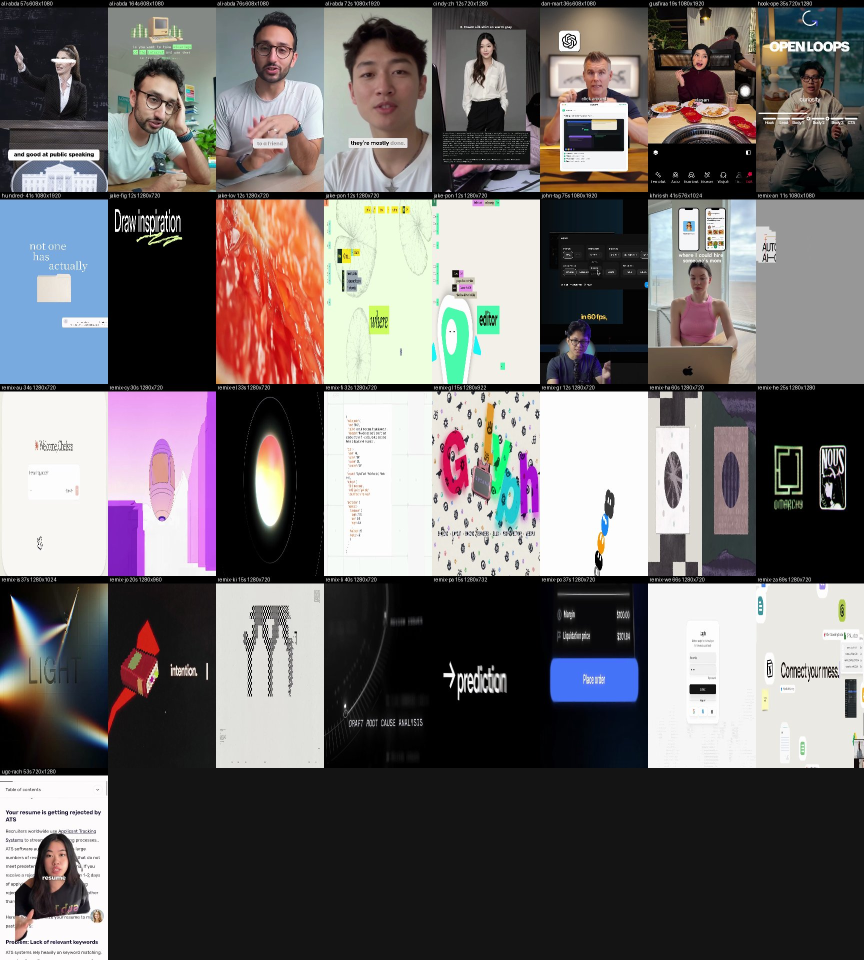
#> input picture docs/make_tab_feed_33.jpg, 1728 x 1920 px (shown at 1/2 size)
$ python -i stills.py   (imports and definitions only)
#> lines starting #> are read from the running program, lines starting #| are printed output that depends on the picture
#> further down, picture is the input picture: PIL image 1728x1920 RGB; mean R, G, B 109.5, 105.2, 105.7
"""Still-image providers for the shot list.

  folder    images already in <run>/img (e.g. generated with Higgsfield `gpt_image_2_5`, 0.25 credit each)
  free      (default) Cloudflare FLUX if CLOUDFLARE_* keys are set, else Pollinations (keyless). STILLS=folder disables generation.
              Smoke test:  python -m app.stills gen "test prompt" out.jpg

Quality contract: every image must be looked at before use (skills/shorts-visual-direction). Missing images raise with the
exact prompts to generate, so a run can never silently fall back to flat graphics.
"""
from __future__ import annotations

import base64
import json
import os
import re
import sys
from pathlib import Path

# [5 lines not run here, left out]


# [56 lines left out: functions _fit, flux, pollinations, not called in this run]


STYLE = {"prompt", "photoreal", "photorealistic", "cinematic", "image", "shot", "view", "dramatic", "lighting", "light", "ultra", "detailed", "highly", "background",
         "style", "realistic", "closeup", "close-up", "wide", "angle", "aerial", "macro", "top-down", "silhouette", "soft", "natural", "documentary", "with", "from",
         "against", "above", "over", "into", "that", "this", "their", "while", "scene", "composition", "depth", "field", "bokeh", "sharp", "focus"}


def _layout(im):
    """9:16 picture from any photo: a full-bleed crop whose window is centred on the picture's bright mass (galaxies, rockets, lit subjects stay in frame).
    Strips over a blurred copy looked amateur, so even wide panoramas are cropped rather than letterboxed."""
    import numpy as np
    from PIL import Image, ImageEnhance, ImageFilter
    W, H = 1080, 1920
    if True:
        sc = max(W / im.width, H / im.height)
#> sc = 1
        big = im.resize((int(im.width * sc) + 1, int(im.height * sc) + 1), Image.LANCZOS)
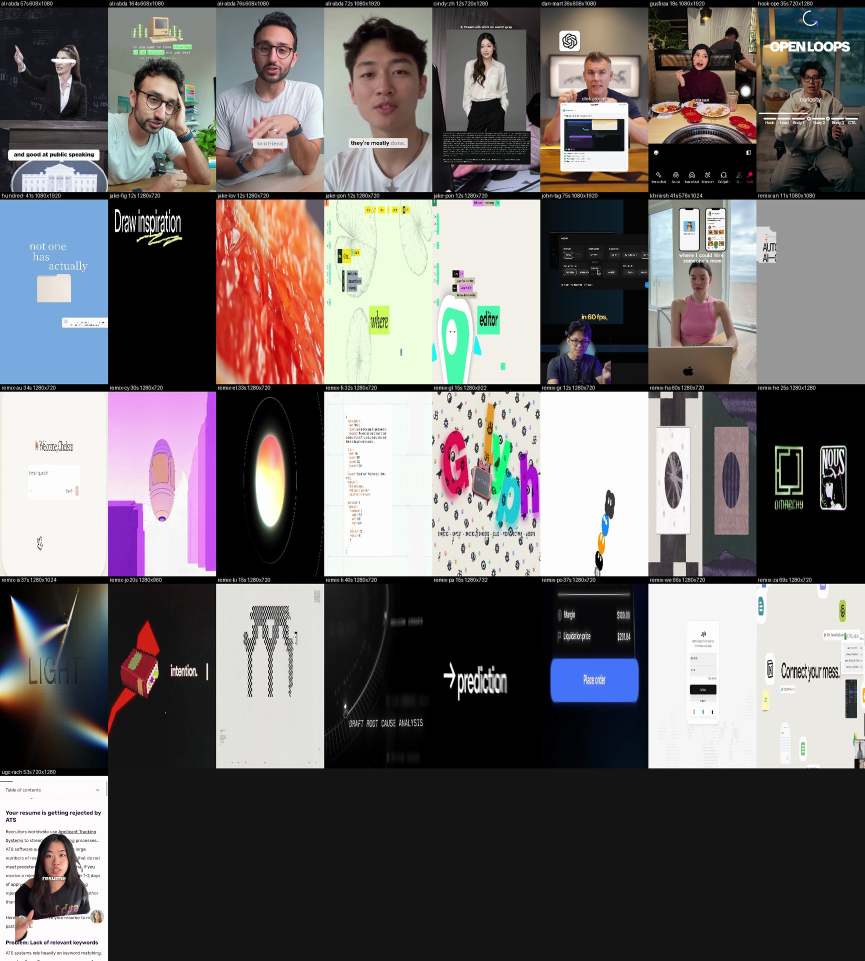
#> big: PIL image 1729x1921 RGB (shown at 1/2 size); mean R, G, B 109.5, 105.3, 105.8
        lum = np.asarray(big.convert("L").resize((big.width // 8 or 1, 1), Image.BOX), np.float32)[0]   # column brightness profile
#> lum = 216 values, max 150 at index 15, min 60 at index 53, mean 106.6
        lum = np.convolve(lum, np.ones(15) / 15, mode="same") ** 2
#> lum = 216 values, max 21005.7 at index 19, min 2190.2 at index 215, mean 11295.6
        cx = float((lum * np.arange(len(lum))).sum() / max(lum.sum(), 1e-6)) * 8 if lum.sum() > 0 else big.width / 2
#> cx = 812.8
        left = int(min(max(cx - W / 2, 0), big.width - W))
#> left = 272
        top = (big.height - H) // 2
#> top = 0
        return big.crop((left, top, left + W, top + H))
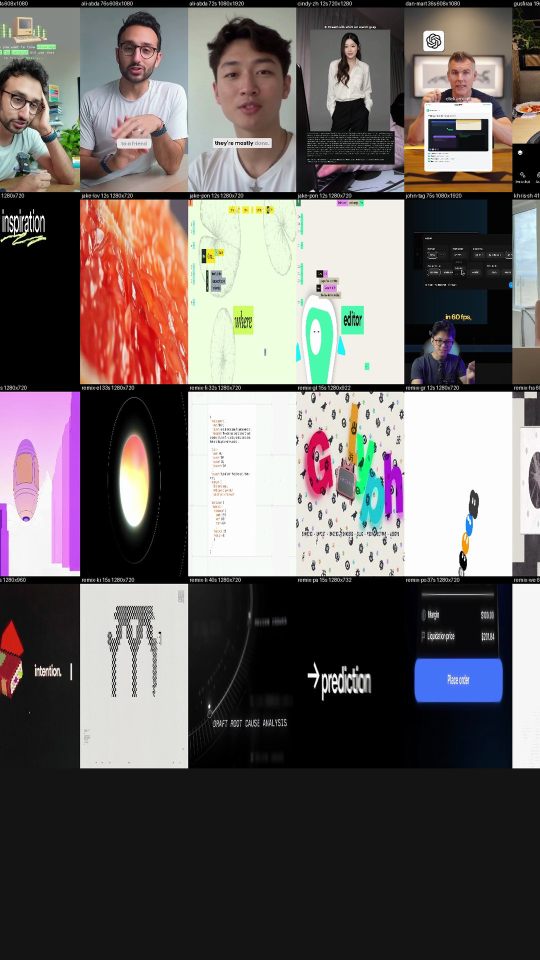
#> returned value: PIL image 1080x1920 RGB (shown at 1/2 size); mean R, G, B 107, 100.3, 98.9
    sc = max(W / im.width, H / im.height)
    bg = im.resize((int(im.width * sc) + 1, int(im.height * sc) + 1), Image.LANCZOS).filter(ImageFilter.GaussianBlur(40))
    bg = ImageEnhance.Brightness(bg.crop(((bg.width - W) // 2, (bg.height - H) // 2, (bg.width - W) // 2 + W, (bg.height - H) // 2 + H))).enhance(0.7)
    fg = im.resize((W, int(im.height * W / im.width)), Image.LANCZOS)
    bg.paste(fg, (0, 760 - fg.height // 2))
    return bg


# [43 lines left out: functions _blur_fit, texture_still, has_face, not called in this run]


BAD_TITLE = re.compile(r"diagram|illustration|chart|schematic|infographic|poster|slide|screenshot|cartoon|drawing|logo|flag|svg|map of|graph\b|table\b", re.I)


# [52 lines left out: functions has_text, photo_matches, not called in this run]


_VISION = {"dead": False, "calls": 0}


# [142 lines left out: functions _title_matches, _used_titles, openverse, pixabay, _verified, keywords and 1 more, not called in this run]


TOPIC = ""                       # wiki title of the Short being made (set by auto.run)
_TOPIC_USES = {"n": 0}
TEXTURED: list[str] = []
TEXTURED_FILES: dict[str, str] = {}   # img file name -> prompt, for beats whose picture is only a texture     # prompts that ended as plain texture frames (a Short made mostly of these is parked, not delivered)
# [20 lines left out: function gemini_image, not called in this run]


_MISSES: dict[str, int] = {}
_DEAD: set[str] = set()      # providers that told us their free quota is exhausted (reset per process)


LOOK = ", candid documentary photograph, muted natural colours, soft overcast light, fine film grain, true-to-life materials, no glow, no neon, no lens flare, no digital art"


def _styled(prompt: str) -> str:
    """every generation request ends with the same documentary look: the model's default is a glowing, over-saturated 'AI' render that the judge scores 3-4"""
    return prompt if "no neon" in prompt else prompt.rstrip(" .") + LOOK


# [136 lines left out: functions generate, commons, ensure, not called in this run]


# [2 lines not run here, left out]

>>> from PIL import Image
>>> picture = Image.open('../docs/make_tab_feed_33.jpg')
>>> result = _layout(picture)
